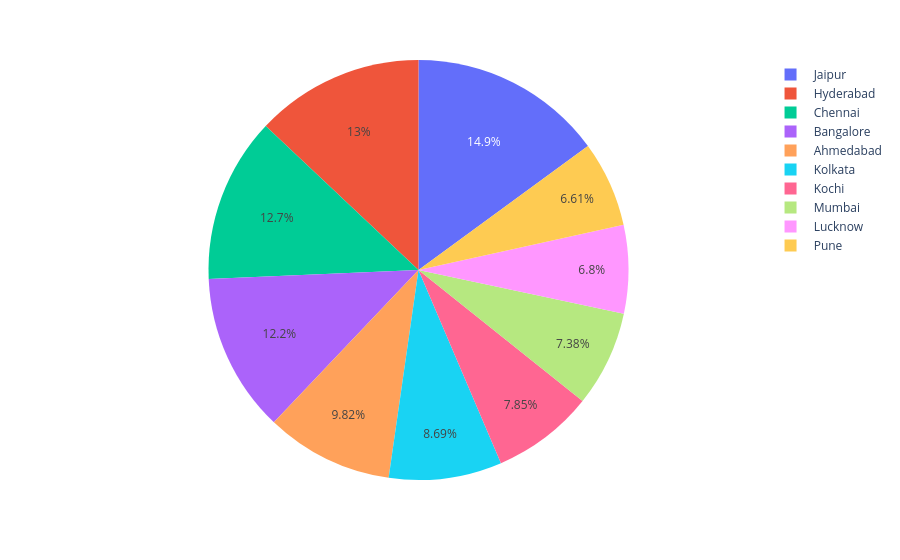

The notebook cell saved with this chart:
### Code cell
px.pie(names=city_Labels[:10], values=city_values[:10])

### Figure 1 — Plotly figure (JSON) as saved in the notebook; plotly's stock layout.template omitted (floating-point values rounded to 4 significant figures)
{"data": [{"domain": {"x": [0, 1], "y": [0, 1]}, "hovertemplate": "label=%{label}<br>value=%{value}<extra></extra>", "labels": [" Jaipur", " Hyderabad", " Chennai", " Bangalore", " Ahmedabad", " Kolkata", " Kochi", " Mumbai", " Lucknow", " Pune"], "legendgroup": "", "name": "", "showlegend": true, "type": "pie", "values": [2774, 2408, 2360, 2271, 1823, 1614, 1457, 1371, 1262, 1227]}], "layout": {"legend": {"tracegroupgap": 0}, "margin": {"t": 60}}}
